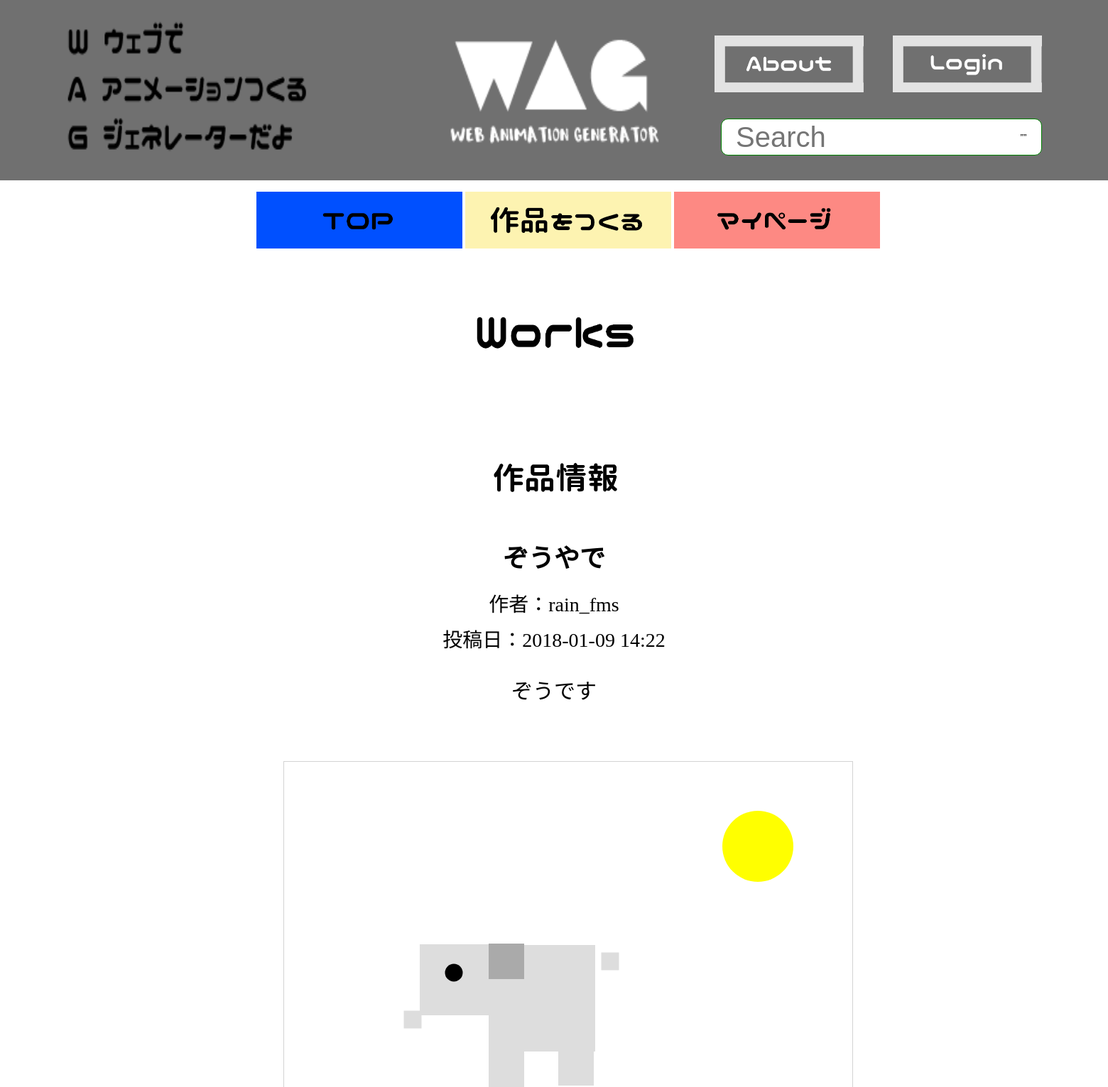
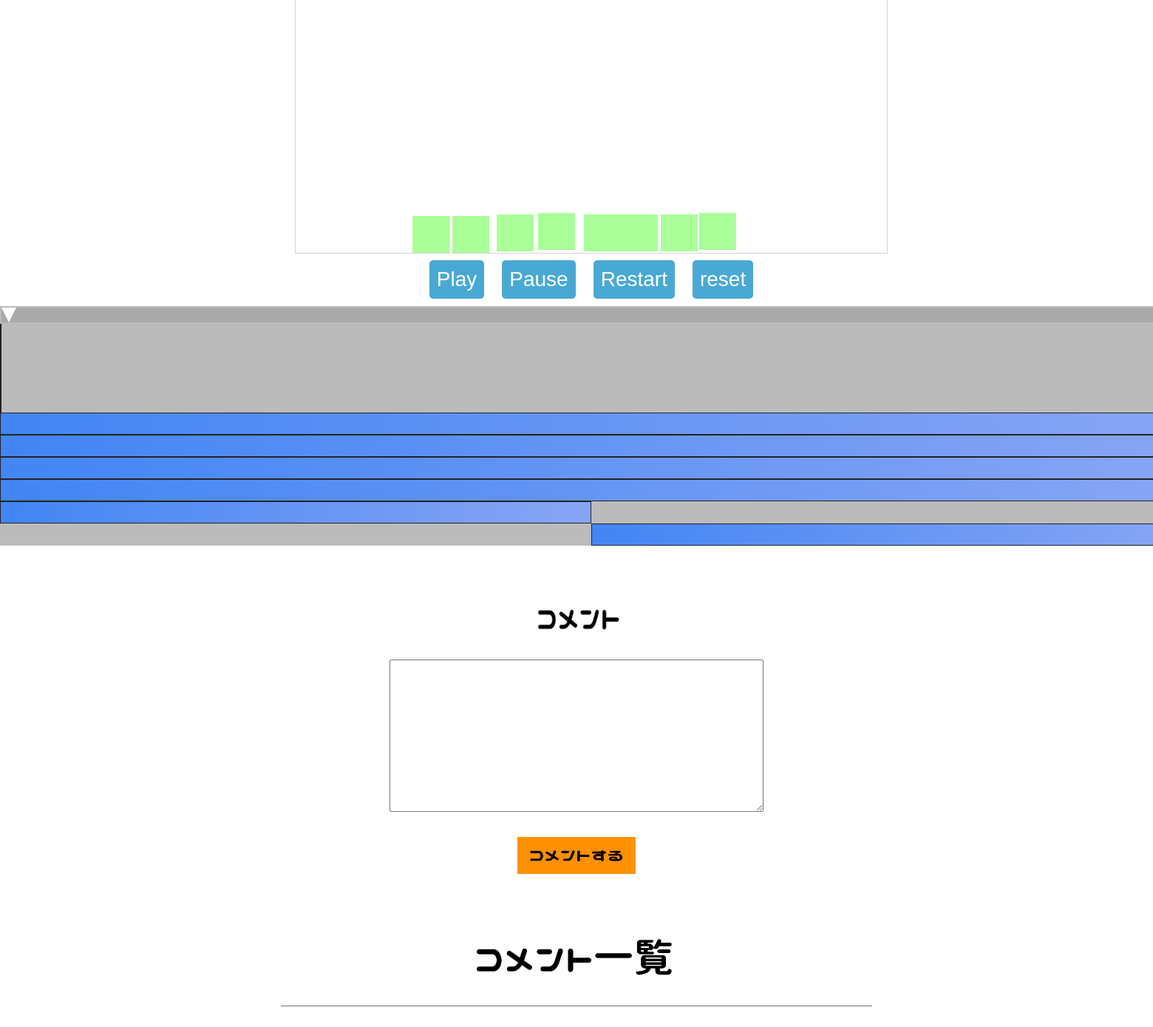
Screenshot of /workpage.php?id=14 with the database file from the repository (2 pictures, top to bottom).
### tables this page shows
CREATE TABLE "sketch" (
	`id`	integer,
	`username`	text,
	`usericon`	text,
	`samune`	text,
	`title`	text,
	`caption`	text,
	`date`	text,
	`animation`	text,
	`html`	text,
	PRIMARY KEY(`id`)
);

### workpage.php (the view, shortened to what this page needs)
<?php
if (isset($_GET["id"])) {
    $ID = $_GET["id"];
    $pdo = new PDO("sqlite:data/works.sqlite");
    $pdo->setAttribute(PDO::ATTR_ERRMODE, PDO::ERRMODE_WARNING);
    $st = $pdo->query("select * from sketch where id = '$ID'");
    $data = $st->fetchAll();
}
function h($str)
{
    return htmlspecialchars($str, ENT_QUOTES, "UTF-8");
}
?>
<!doctype html>
<html lang="ja">
<head>
    <link rel="stylesheet" href="css/style.css" media="all">
    <link rel="stylesheet" href="css/style_editor.css" media="all">
    <link rel="stylesheet" href="css/elements.css" media="all">
</head>
<body>
<header style="text-align: center">
    <div id="citecap">
        <img src="images/citecap.png" width="358" height="250" style="position: absolute; left: 80px;">
    </div>
    <div id="title">
        <img src="images/rogo.png" width="338" height="250" >
    </div>
    <a href="./about.php"><img src="images/about.png" width="210" height="80" alt="About"
                               style="position: absolute; right: 344px; top: 50px;">
        <?php
        if (!isset($_SESSION['access_token'])) {
            echo "<a href=\"Twitterlogin.php\"><img src=\"images\login.png\" width=\"210\" height=\"80\"  alt=\"Login\" style=\"position: absolute; right: 93px; top: 50px;\"></a>";
        } else {
            echo "<a href=\"Twitterlogout.php\"><img src=\"images\logout.png\" width=\"210\" height=\"80\"  alt=\"Logout\" style=\"position: absolute; right: 93px; top: 50px;\">";
            echo "</a>";
        }
        ?>
        <div id="search">
            <form id="form02" action="top.php" method="get">
                <input id="input02" type="text" placeholder="Search" name="search" style="font-size:40px;"><input id="submit02" type="submit" value=””>
            </form>
        </div>
</header>
<ul class="topmenu">
    <li><a href="./top.php"><img src="images/topok.png" width="290" height="80" alt="TOP"></a></li>
    <li><a href="./workmake.php"><img src="images/workmaken.png" width="290" height="80" alt="作品をつくる"></a></li>
    <li><a href="./mypage.php"><img src="images/mypagen.png" width="290" height="80" alt="マイページ"></a></li>
</ul>
<br>
<div id="contenttitle">
    <img src="images/works.png" width="338" height="150">
</div>
<br>
<div class="sketck_info">
    <?php
    foreach ($data as $sketch) {
        ?>
        <div id="contenttitle">
            <img src="images/workinfo.png" width="338" height="120">
        </div>
        <p class="strong"><?php print h($sketch["title"]) ?></p>
        <p class="description">作者：<?php print h($sketch["username"]) ?></p>
        <p class="description">投稿日：<?php print h($sketch["date"]) ?></p>
        <p><?php print h($sketch["caption"]) ?></p>
        <?php
    }
    ?>
</div>
<div id="editor">
    <div id="editor_wrapper">
        <div class="left editor">
        </div>
        <div class="center editor">
            <div id="canvas">
                <?php
                foreach ($data as $sketch) {
                    print $sketch["html"];
                }
                ?>
            </div>
        </div>
        <div class="right editor">
        </div>
    </div>
    <div class="edit">
        <div class="line player align-items">
            <button class="play">Play</button>
            <button class="pause">Pause</button>
            <button class="restart">Restart</button>
            <button class="reset">reset</button>
        </div>
        <div id="timeline">
            <input class="progress" step="2" type="range" min="0" max="100" value="0">
            <div id="history">
                <?php
                foreach ($data as $sketch) {
                    print $sketch["animation"];
                }
                ?>
            </div>
        </div>
    </div>
</div>
<div id="comment">
    <form action="workpage.php?id=<?php echo $ID ?>" method="get">
        <div id="contenttitle">
            <img src="images/comment.png" width="238" height="100">
        </div>
        <textarea name="comment" value="コメント" style=" font-size:30px;  width:500px; height:200px;"></textarea>
        <div id="toukoubutton">
            <button type="submit" style="width:160px; height:50px;"><img src="images/commentbut.png" width="160" height="50"></button>
        </div>
</div>
<div id="contenttitle">
    <img src="images/commentlist.png" width="338" height="120">
</div>
<div class="comments">
</div>
<footer></footer>
</body>
</html>

### css/style.css (style rules this page uses)
header { background-color: #707070; }
body { background-color: #FFFFFF; margin: 0; }
p { text-align: center; font-size: 30px; }
.topmenu { text-align: center; }
.topmenu li { display: inline; }
#contenttitle { text-align: center; }
p { text-align: center; }
button { padding: 0; border: none; background: transparent; }
button img { display: block; }
a { font-size: 30px; }
.strong { font-size: 36px; font-weight: bold; margin: 20px; }
.description { font-size: 28px; margin: 10px; }
#comment { text-align: center; margin: 50px; }
.comments { width: 800px; margin: auto; border-bottom: #707070 1px solid; }
.sketck_info { margin-top: 50px; margin-bottom: 80px; }
#toukoubutton { margin: 30px; }
#search { position: absolute; right: 93px; top: 167px; }
#form02 { background-color: white; width: 450px; height: 50px; border: 1px green solid; }
#form02 input { vertical-align: top; margin: 0px; height: 100%; box-sizing: border-box; background-color: transparent; }
#form02 { border-radius: 10px; }
#input02 { border: none; width: 400px; padding-left: 10px; }
#submit02 { width: 30px; border: none; background-image: url(http://icooon-mono.com/i/icon_13914/icon_139140.svg); background-position: left; background-size: auto 62%; background-repeat: no-repeat; }
footer { height: 200px; width: 100%; }

### css/style_editor.css (style rules this page uses)
#editor { width: 1600px; margin: 0 auto; }
#editor_wrapper { width: 100%; min-height: 800px; display: flex; }
.left { width: 400px; }
.center { flex-grow: 1; min-width: 800px; }
.right { width: 400px; text-align: center; }
#canvas { position: relative; width: 800px; height: 800px; background-color: #FFFFFF; outline: lightgrey solid 1px; left: 0; right: 0; margin: auto; }
.align-items { text-align: center; }
.edit { color: #FFF; }
.history { background: linear-gradient(to left, #88a5f4, #4285f4); margin: 0; position: relative; box-sizing: border-box; width: 100%; height: 30px; border: #232323 1px solid; }
div.player button { padding: 3px 5px 3px 5px; margin: 10px; font-size: 28px; background-color: #49a9d4; border-radius: 5px; color: #FFF; padding: 10px; }
#timeline { background-color: #bbb; width: 100%; margin: auto; }
.progress { width: 100%; }
#history { white-space: nowrap; position: relative; min-height: 300px; }
[type="range"] { -webkit-appearance:none; cursor:pointer; width:100%; vertical-align:middle; background-color: #aaa; -webkit-border-radius:2px; -moz-border-radius:2px; border-radius:2px; }

### css/elements.css (style rules this page uses)
.element, .add_element { top: 0; left: 0; cursor: pointer; background-color: #000; }
.element { position: absolute; }
#rect, .rect { width: 50px; height: 50px; }
#ellipse, .ellipse { width: 50px; height: 50px; border-radius: 25px; }

### rows the page displays
sketch: title "ぞうやで", username "rain_fms", date "2018-01-09 14:22", caption "ぞうです"
